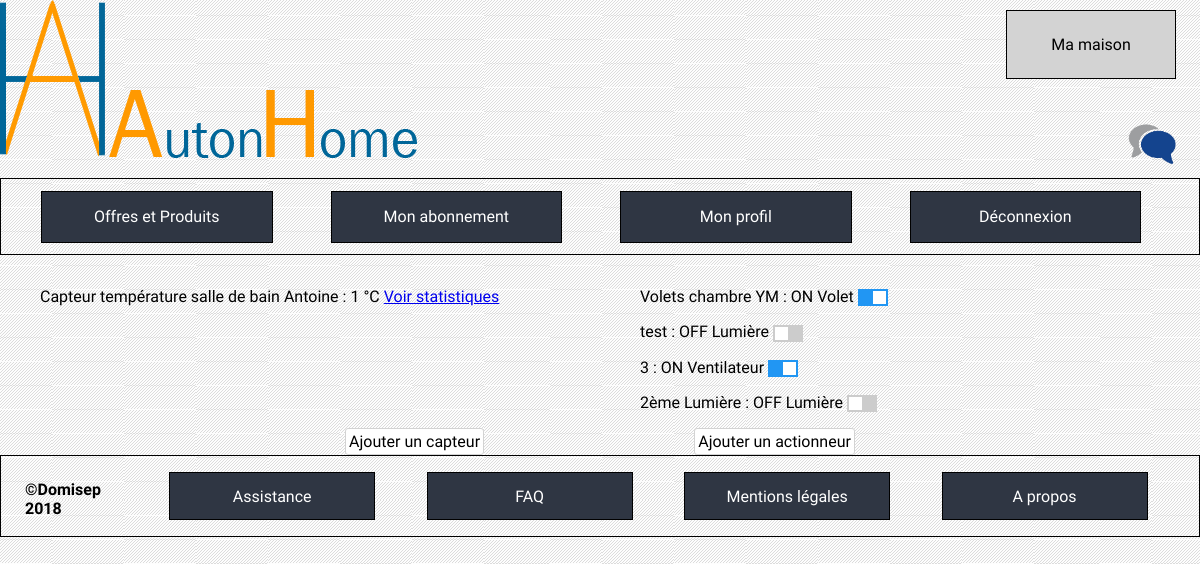
Screenshot of /index.php?cible=mamaison&id=3&idroom=1&roomchoice=4 (signed in) with the database file from the repository.
### tables this page shows
CREATE TABLE `sensor` (
  `ID` int(11) NOT NULL,
  `cardNumber` varchar(255) DEFAULT NULL,
  `objectNumber` varchar(255) DEFAULT NULL,
  `name` varchar(50) NOT NULL,
  `state` varchar(10) NOT NULL,
  `id_room` int(10) NOT NULL,
  `id_sensorType` int(10) NOT NULL
);

CREATE TABLE `effector` (
  `ID` int(11) NOT NULL,
  `cardNumber` varchar(255) DEFAULT NULL,
  `objectNumber` varchar(255) DEFAULT NULL,
  `name` varchar(30) NOT NULL,
  `action` varchar(30) NOT NULL,
  `state` varchar(20) NOT NULL,
  `id_room` int(10) NOT NULL,
  `id_effectorType` int(10) NOT NULL
);

CREATE TABLE `effector_type` (
  `ID` int(11) NOT NULL,
  `type` varchar(20) NOT NULL
);

### index.php (called while the page is built, shortened)
<?php
if(isset($_GET['cible']) && !empty($_GET['cible'])) {
    $url = $_GET['cible'];
} else {
    $url = 'accueil';
}
include('controleurs/' . $url . '.php');

### modele/device.php (called while the page is built, shortened)
<?php
    function getDataFromRoomId($bdd,$idRoom){
        $sensors = $bdd->prepare('
            SELECT sensor.ID,name, dateTime, data.value, state, data.id_sensor, sensor.id_sensorType,cardNumber, objectNumber
            FROM data
              INNER JOIN
              (
                Select MAX(dateTime) as latestDate, value, id_sensor
                FROM data
                Group by id_sensor
              ) max
                on data.dateTime = max.latestDate
                   and data.id_sensor = max.id_sensor
              inner join sensor
                on data.id_sensor = sensor.ID
              inner join sensor_type on sensor.id_sensorType = sensor_type.ID
            where id_room = :idroom
        ');
        $effectors = $bdd->prepare('
        select effector.ID, name, action, state, effector_type.type from effector
        inner join
        effector_type on  effector_type.ID = effector.id_effectorType
        where id_room = :idroom
        ');
        $sensors->bindParam('idroom', $idRoom);
        $effectors->bindParam('idroom',$idRoom);
        $sensors->execute();
        $effectors->execute();
        return array($sensors->fetchAll(), $effectors->fetchAll());
}

### vues/roomeffector.php (the view, shortened to what this page needs)
<section>
    <div class="device-container">
    <div class="sensor-container">
        <?php
        foreach ($devices[0] as $sensor){?>
        <ul>
            <li><?php
                echo($sensor['name'].' : ');
                switch ($sensor["id_sensorType"]){
                    case "2":
                        $value = strval($sensor['value']/10);
                        echo($value." °C");
                        break;
                }
                echo(' <a href='."index.php?cible=charts&sensor=".$sensor["ID"].'>Voir statistiques</a></li>');
                ?>
        </ul>
        <?php }
        ?>
    </div>
    <div class="effector-container">
        <?php
        foreach ($devices[1] as $effector){ ?>
            <ul>
                <li><span><?php echo($effector['name'].' : <span id="effector-'.$effector['ID'].'">'.' '.$effector['action'].' '.'</span>'.$effector['type']);?></span>
                    <?php
                    switch ($effector['type']){
                        case 'Volet':
                            echo('<span><label class="switch">
                              </sp><input onchange="postActionTOR(this.id)" '.($effector["action"]=="ON"?"checked":"").' type="checkbox" class="sliderEffector" id='.$effector["ID"].'>
                              <span class="slider"></span>
                              </label></span>');
                            break;
                        case 'Ventilateur':
                            echo('<span><label class="switch">
                              <input onchange="postActionTOR(this.id)" '.($effector["action"]=="ON"?"checked":"").' type="checkbox" class="sliderEffector" id='.$effector["ID"].'>
                              <span class="slider"></span>
                              </label></span>');
                            break;
                        case 'Lumière':
                            echo('<span><label class="switch">
                              <input onchange="postActionTOR(this.id)" '.($effector["action"]=="ON"?"checked":"").' type="checkbox" class="sliderEffector" id='.$effector["ID"].'>
                              <span class="slider"></span>
                              </label></span>');
                            break;
                    };?></li>
            </ul>
        <?php }
        ?>
    </div>
    </div>
    <div class="add-button">
        <div class="ajoutCapteur">
            <a class="text" href=<?php echo("index.php?cible=ajoutcapteur&id=".$_GET['id'].'&idroom='.$_GET['idroom'].'&roomchoice='.$_GET['roomchoice']); ?>>Ajouter un capteur</a>
        </div>
        <div class="ajoutEffector">
            <a class="text" href=<?php echo("index.php?cible=ajouteffector&id=".$_GET['id'].'&idroom='.$_GET['idroom'].'&roomchoice='.$_GET['roomchoice']); ?>>Ajouter un actionneur</a>
        </div>
    </div>
</section>
<?php require ('footer.php'); ?>

### vues/CSS/all.css (style rules this page uses)
body { font-family: 'Muli', sans-serif; background: url("../../ressources/pictures/fondblanc.jpg") fixed ; margin: 0; }

### vues/CSS/mamaison.css (style rules this page uses)
.switch { position: relative; display: inline-block; width: 30px; height: 17px; }
.slider { position: absolute; cursor: pointer; top: 0; left: 0; right: 0; bottom: 0; background-color: #ccc; -webkit-transition: .4s; transition: .4s; }
.slider:before { position: absolute; content: ""; height: 13px; width: 13px; left: 2px; bottom: 2px; background-color: white; -webkit-transition: .4s; transition: .4s; }
input:checked + .slider { background-color: #2196F3; }
input:checked + .slider:before { -webkit-transform: translateX(13px); -ms-transform: translateX(13px); transform: translateX(13px); }
.switch { vertical-align: middle; }
.device-container { display: flex; }
.add-button { width: 60%; margin-left: auto; margin-right: auto; display: flex; justify-content: space-around; }
.add-button div { border: 1px solid lightgrey; background-color: white; border-radius: 3px; padding: 3px; }
.add-button div a { color: black; text-decoration: none; }
.effector-container, .sensor-container { width: 50%; }
.device-container div li { list-style: none; }

### rows the page displays
sensor: name "Capteur température salle de bain Antoine", value "1"
effector: name "Volets chambre YM", action "ON", effector_type.type "Volet"
effector: name "test", action "OFF", effector_type.type "Lumière"
effector: name "3", action "ON", effector_type.type "Ventilateur"
effector: name "2ème Lumière", action "OFF", effector_type.type "Lumière"
